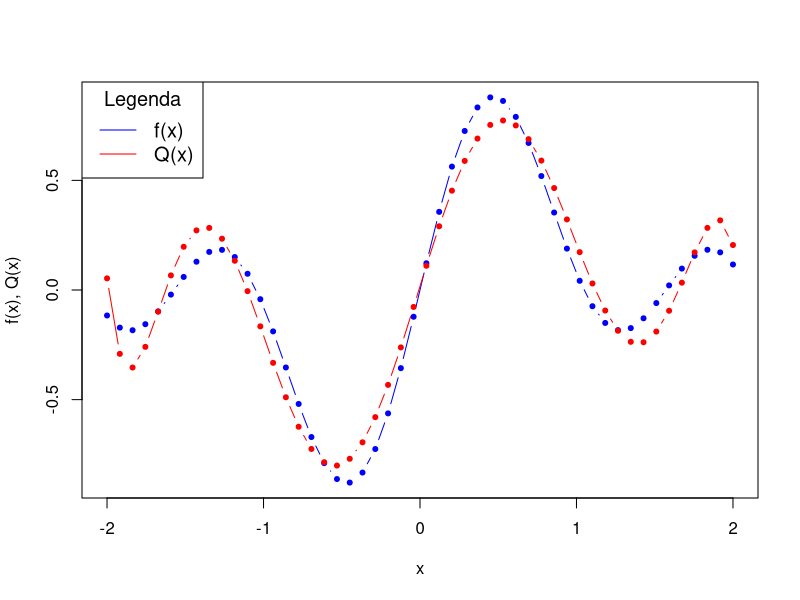
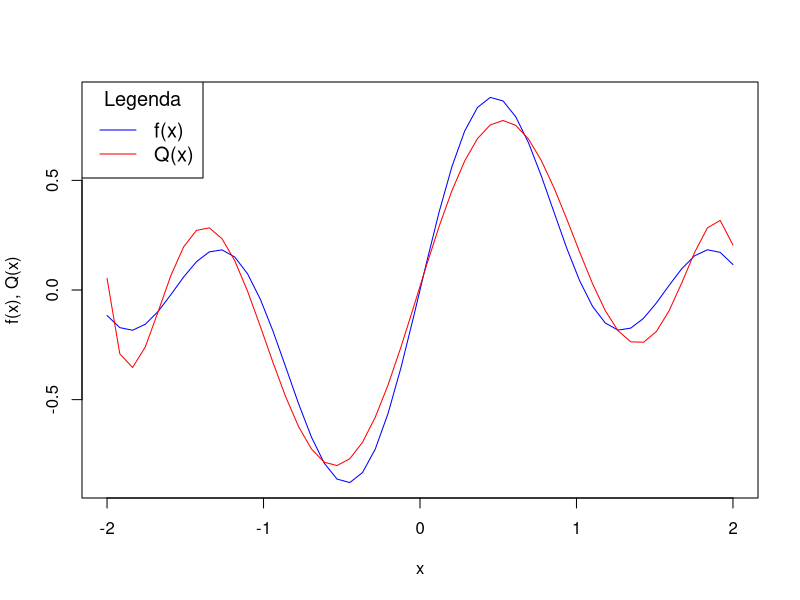

The R script that drew these images, in order:
# Set the working directory
# !!! Need to change this on every PC
setwd("/home/musr/Desktop/dev/Learning/Cpp/MN_Lab_2/data")
wyniki.data <- read.csv(file="wyniki.csv")
 
 
plot(wyniki.data$x, wyniki.data$f.x., type="b", xlim=NULL, ylim=NULL, col="blue", xlab="x",ylab="f(x), Q(x)", pch=20)
lines(wyniki.data$x, wyniki.data$Q.x., type="b", xlim=NULL, ylim=NULL, col="red", pch=20)
legend("topleft",title="Legenda", legend=c("f(x)","Q(x)"), col=c("blue","red"), lty=1:1, cex=1.2)

plot(wyniki.data$x, wyniki.data$f.x., type="l", xlim=NULL, ylim=NULL, col="blue", xlab="x",ylab="f(x), Q(x)", pch=20)
lines(wyniki.data$x, wyniki.data$Q.x., type="l", xlim=NULL, ylim=NULL, col="red", pch=20)
legend("topleft",title="Legenda", legend=c("f(x)","Q(x)"), col=c("blue","red"), lty=1:1, cex=1.2)

